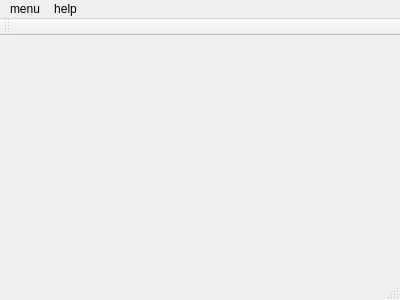
<?xml version="1.0" encoding="UTF-8"?>
<ui version="4.0">
 <class>MainWindow</class>
 <widget class="QMainWindow" name="MainWindow">
  <property name="geometry">
   <rect>
    <x>0</x>
    <y>0</y>
    <width>400</width>
    <height>300</height>
   </rect>
  </property>
  <property name="windowTitle">
   <string>MainWindow</string>
  </property>
  <widget class="QWidget" name="centralWidget"/>
  <widget class="QMenuBar" name="menuBar">
   <property name="geometry">
    <rect>
     <x>0</x>
     <y>0</y>
     <width>400</width>
     <height>25</height>
    </rect>
   </property>
   <widget class="QMenu" name="menuMenu">
    <property name="title">
     <string>menu</string>
    </property>
    <addaction name="actionHost_a_chat"/>
    <addaction name="actionJoin_a_chat"/>
    <addaction name="actionExit"/>
   </widget>
   <widget class="QMenu" name="menuHelp">
    <property name="title">
     <string>help</string>
    </property>
    <addaction name="actionHow_to_use_this"/>
    <addaction name="actionAbout"/>
   </widget>
   <addaction name="menuMenu"/>
   <addaction name="menuHelp"/>
  </widget>
  <widget class="QToolBar" name="mainToolBar">
   <attribute name="toolBarArea">
    <enum>TopToolBarArea</enum>
   </attribute>
   <attribute name="toolBarBreak">
    <bool>false</bool>
   </attribute>
  </widget>
  <widget class="QStatusBar" name="statusBar"/>
  <action name="actionHost_a_chat">
   <property name="text">
    <string>host a chat</string>
   </property>
  </action>
  <action name="actionJoin_a_chat">
   <property name="text">
    <string>join a chat</string>
   </property>
  </action>
  <action name="actionExit">
   <property name="text">
    <string>exit</string>
   </property>
  </action>
  <action name="actionHow_to_use_this">
   <property name="text">
    <string>how to use this</string>
   </property>
  </action>
  <action name="actionAbout">
   <property name="text">
    <string>about</string>
   </property>
  </action>
 </widget>
 <layoutdefault spacing="6" margin="11"/>
 <resources/>
 <connections/>
</ui>
